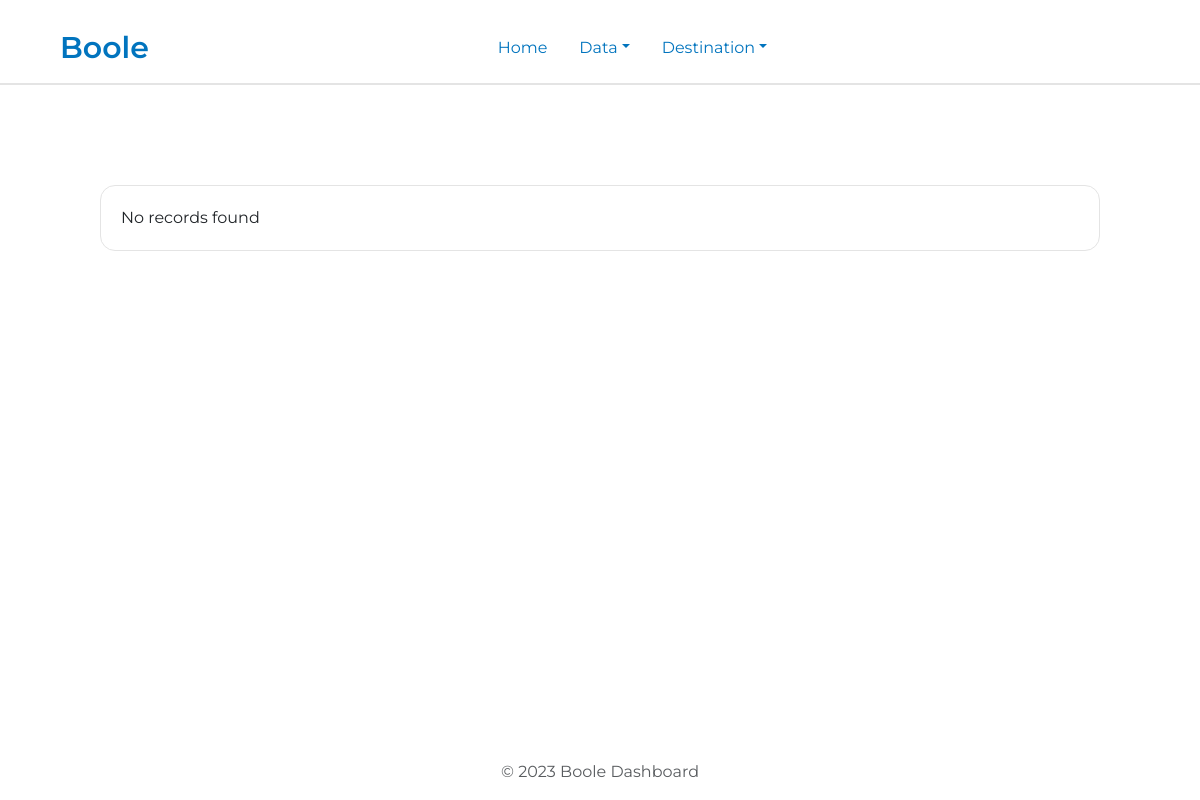
/data_user.php, run on an earlier commit of the app's database.
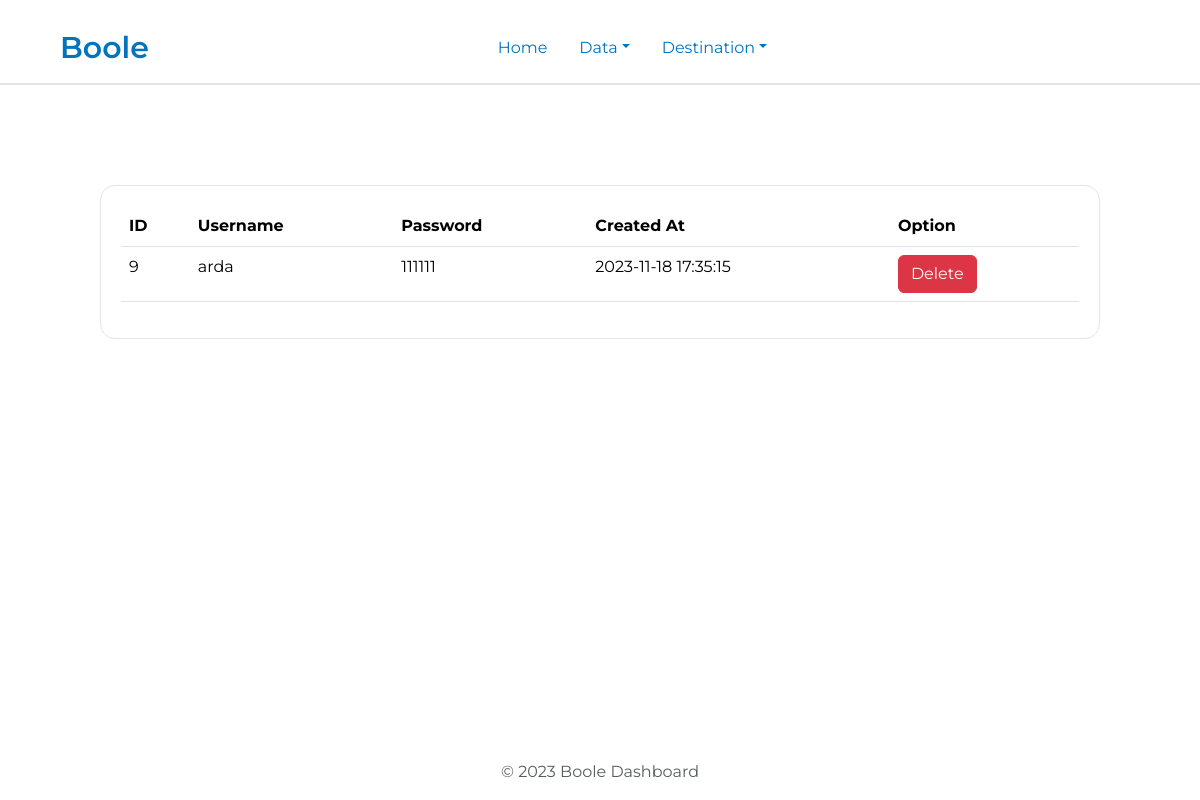
And on a later commit of the database.
### tables this page shows
CREATE TABLE `users` (
  `id` int(11) NOT NULL,
  `role` varchar(20) NOT NULL,
  `username` varchar(50) NOT NULL,
  `password` varchar(255) NOT NULL,
  `created_at` datetime DEFAULT current_timestamp()
);

### data_user.php (the view, shortened to what this page needs)
<?php
include('config/config.php');
$sql = "SELECT id, username, password, role, created_at FROM users WHERE role='user'";
$result = $mysql_db->query($sql);
?>
<!DOCTYPE html>
<html lang="en">
<head>
    <link href="https://cdn.jsdelivr.net/npm/bootstrap@5.3.2/dist/css/bootstrap.min.css" rel="stylesheet">
</head>
<body>
    <nav style="border-bottom:2px #e4e4e4 solid;">
        <div>
            <ul class="nav justify-content-center navbar">
                <a class="navbar-brand me-auto" style="font-weight:600; color: #0174BE; font-size:30px;">Boole</a>
                <li class="nav-item">
                    <a class="nav-link" href="admin_home.php" style="color: #0174BE;" id="hover">Home</a>
                </li>
                <li class="nav-item dropdown">
                    <a class="nav-link dropdown-toggle" href="#" role="button" data-bs-toggle="dropdown" aria-expanded="false" style="color: #0174BE;" id="hover">Data</a>
                </li>
                <li class="nav-item dropdown">
                    <a class="nav-link dropdown-toggle" href="#" role="button" data-bs-toggle="dropdown" aria-expanded="false" style="color: #0174BE;" id="hover">Destination</a>
                </li>
                <button class="navbar-toggler ms-auto" type="button" data-bs-toggle="offcanvas" data-bs-target="#offcanvasLightNavbar" aria-controls="offcanvasLightNavbar" aria-label="Toggle navigation">
                </button>
        </div>
    </nav>
    <section class="data">
        <?php
        if ($result->num_rows > 0) {
            echo '<table class="table">';
            echo '<thead>
                            <tr>
                            <th scope="col">ID</th>
                            <th scope="col">Username</th>
                            <th scope="col">Password</th>
                            <th scope="col">Created At</th>
                            <th scope="col">Option</th>
                            </tr>
                        </thead>';
            while ($row = $result->fetch_assoc()) {
                echo '<tbody>';
                echo '<tr>';
                echo '<td>' . $row['id'] . '</td>';
                echo '<td>' . $row['username'] . '</td>';
                echo '<td>' . $row['password'] . '</td>';
                echo '<td>' . $row['created_at'] . '</td>';
                echo '<td><form method="post"><input type="hidden" name="id" value="' . $row['id'] . '"><button type="submit" class="btn btn-danger">Delete</button></form></td>';
                echo '</tr>';
                echo '</tbody>';
            }
            echo '</table>';
        } else {
            echo "No records found";
        }
        ?>
    </section>
    <footer class="footer mt-auto py-3" style="position: fixed; bottom:0; display:flex; width:100%; ">
        <div class="container text-center">
            <span class="text-muted">© 2023 Boole Dashboard</span>
        </div>
    </footer>
</body>
</html>

What changed in the data, as far as the page shows it:
added users: id "9", username "arda", password "111111", created_at "2023-11-18 17:35:15"
Also different on the page:
text no longer shown: "No records found"
text now shown: "ID Username Password Created At Option"
